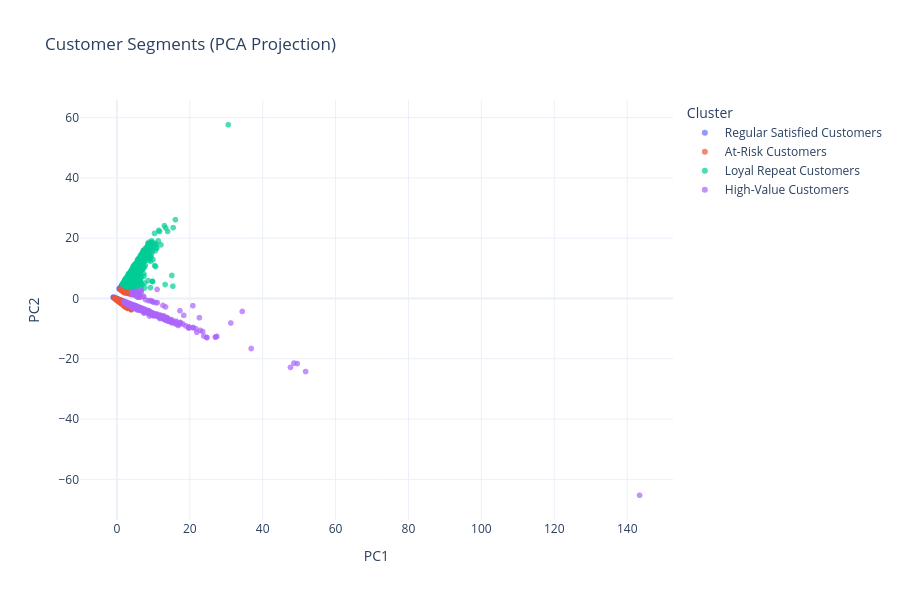

Notebook cell for this chart:
### Code cell
import plotly.express as px

fig = px.scatter(
    pca_df,
    x="PC1",
    y="PC2",
    color="Cluster",
    title="Customer Segments (PCA Projection)",
    opacity=0.7
)

fig.update_layout(
    template="plotly_white",
    width=900,
    height=600
)

fig.show()

### Figure 1 — Plotly figure (JSON) as saved in the notebook; plotly's stock layout.template omitted (floating-point values rounded to 4 significant figures; data arrays with more than 128 entries replaced by an {"elided": "..."} marker saying what was removed)
{"data": [{"hovertemplate": "Cluster=Regular Satisfied Customers<br>PC1=%{x}<br>PC2=%{y}<extra></extra>", "legendgroup": "Regular Satisfied Customers", "marker": {"color": "#636efa", "opacity": 0.7, "symbol": "circle"}, "mode": "markers", "name": "Regular Satisfied Customers", "showlegend": true, "type": "scattergl", "x": {"elided": "75055 float values"}, "xaxis": "x", "y": {"elided": "75055 float values"}, "yaxis": "y"}, {"hovertemplate": "Cluster=At-Risk Customers<br>PC1=%{x}<br>PC2=%{y}<extra></extra>", "legendgroup": "At-Risk Customers", "marker": {"color": "#EF553B", "opacity": 0.7, "symbol": "circle"}, "mode": "markers", "name": "At-Risk Customers", "showlegend": true, "type": "scattergl", "x": {"elided": "17699 float values"}, "xaxis": "x", "y": {"elided": "17699 float values"}, "yaxis": "y"}, {"hovertemplate": "Cluster=Loyal Repeat Customers<br>PC1=%{x}<br>PC2=%{y}<extra></extra>", "legendgroup": "Loyal Repeat Customers", "marker": {"color": "#00cc96", "opacity": 0.7, "symbol": "circle"}, "mode": "markers", "name": "Loyal Repeat Customers", "showlegend": true, "type": "scattergl", "x": {"elided": "1293 float values"}, "xaxis": "x", "y": {"elided": "1293 float values"}, "yaxis": "y"}, {"hovertemplate": "Cluster=High-Value Customers<br>PC1=%{x}<br>PC2=%{y}<extra></extra>", "legendgroup": "High-Value Customers", "marker": {"color": "#ab63fa", "opacity": 0.7, "symbol": "circle"}, "mode": "markers", "name": "High-Value Customers", "showlegend": true, "type": "scattergl", "x": {"elided": "2049 float values"}, "xaxis": "x", "y": {"elided": "2049 float values"}, "yaxis": "y"}], "layout": {"height": 600, "legend": {"title": {"text": "Cluster"}, "tracegroupgap": 0}, "title": {"text": "Customer Segments (PCA Projection)"}, "width": 900, "xaxis": {"anchor": "y", "domain": [0, 1], "title": {"text": "PC1"}}, "yaxis": {"anchor": "x", "domain": [0, 1], "title": {"text": "PC2"}}}}
